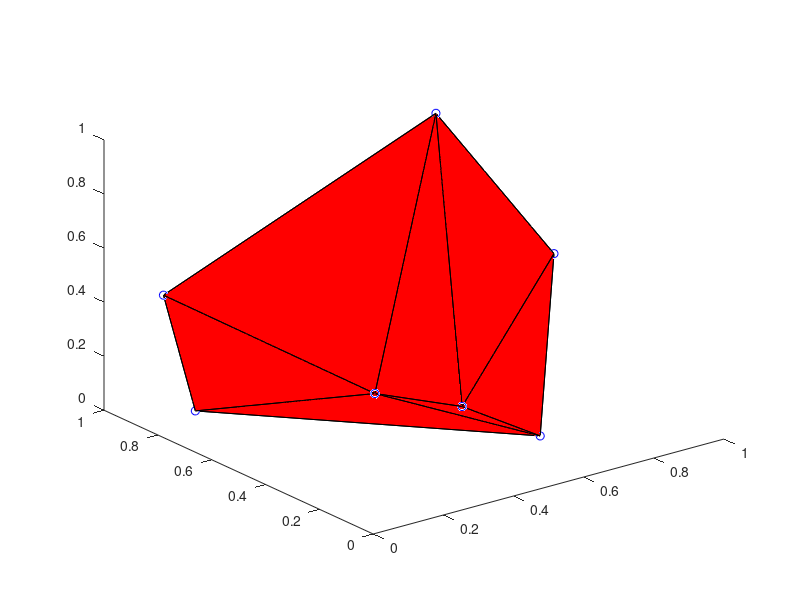

Write the MATLAB code that produced this figure. (Note: this script raises an error after producing the figure.)
% Source: https://de.mathworks.com/matlabcentral/answers/327990-generate-random-coordinates-inside-a-convex-polytope#answer_257270

clear
close all

rng(1)

%% Generate a random mesh for testing.
randomPoints = rand(10,3);
faces = convhulln(randomPoints);

% Keep only vertices on the surface of the mesh.
vertexIndices = unique(faces);
vertices = randomPoints(vertexIndices,:);

% Update the faces.
faces = convhulln(vertices);

clear randomPoints vertexIndices

%%

plot3(vertices(:,1),vertices(:,2),vertices(:,3),'bo');

hPatch = drawMesh(vertices,faces);
hPatch.FaceAlpha = 0.2;

% Calculate the mean of the coordinates of the vertices.
centerVertex = mean(vertices,1);

% Append centerpoint to the vertices.
vertices(end+1,:) = centerVertex;
indexCenterVertex = size(vertices,1);

% Create segments.
nSegments = size(faces,1);
segment = [faces,repmat(indexCenterVertex,nSegments,1)];

figure
plot3(vertices(:,1),vertices(:,2),vertices(:,3),'bo');

colorList = jet(nSegments);

for iSegment = 1:nSegments
    segmentVertices = vertices(segment(iSegment,:),:);
    segmentFaces = convhulln(segmentVertices);
    
    hPatch = drawMesh(segmentVertices,segmentFaces);
    hPatch.FaceAlpha = 0.2;
    hPatch.FaceColor = colorList(iSegment,:);
end

% Calculate volumes of the segments.
segmentVolumes = zeros(1,nSegments);

for iSegment = 1:nSegments
  segmentVolumes(iSegment) = abs(det(vertices(segment(iSegment,1:3),:) - centerVertex));
end

% Normalize volumes.
segmentVolumes = segmentVolumes/sum(segmentVolumes);

%% Sample random points
nRandomPoints = 100000;

% Distribute the sampled points uniformly to the segments, relative to the 
% segment volumes.
[~,~,segmentIndices] = histcounts(rand(nRandomPoints,1),cumsum([0,segmentVolumes]));

r1 = rand(nRandomPoints,1);
uvw = vertices(segment(segmentIndices,1),:).*r1 + vertices(segment(segmentIndices,2),:).*(1-r1);
r2 = sqrt(rand(nRandomPoints,1));
uvw = uvw.*r2 + vertices(segment(segmentIndices,3),:).*(1-r2);
r3 = nthroot(rand(nRandomPoints,1),3);
uvw = uvw.*r3 + vertices(segment(segmentIndices,4),:).*(1-r3);

figure
plot3(vertices(:,1),vertices(:,2),vertices(:,3),'bo');

hPatch = drawMesh(vertices,faces);
hPatch.FaceAlpha = 0.2;
hold on
plot3(uvw(:,1),uvw(:,2),uvw(:,3),'m.')